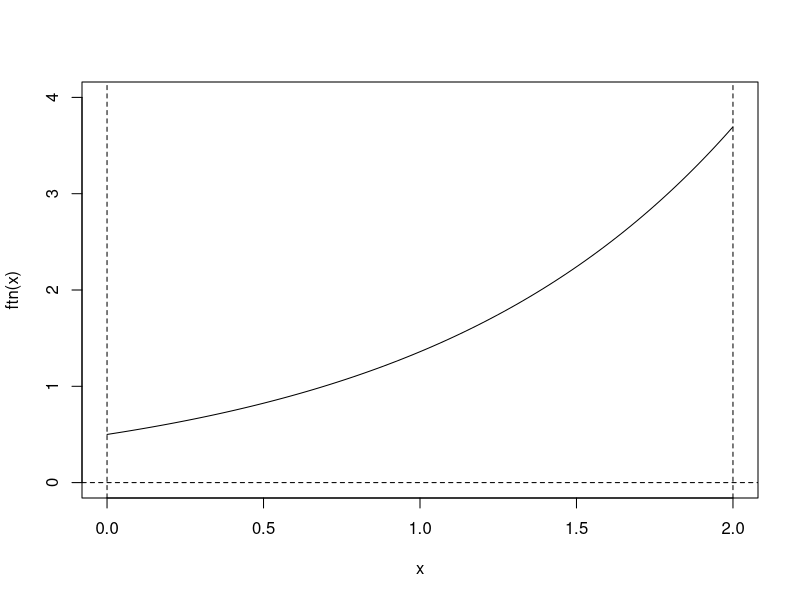
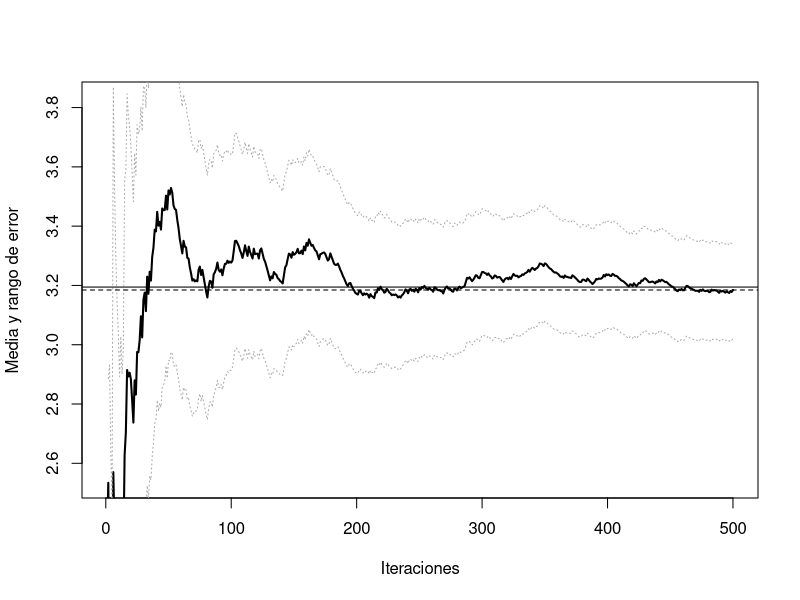
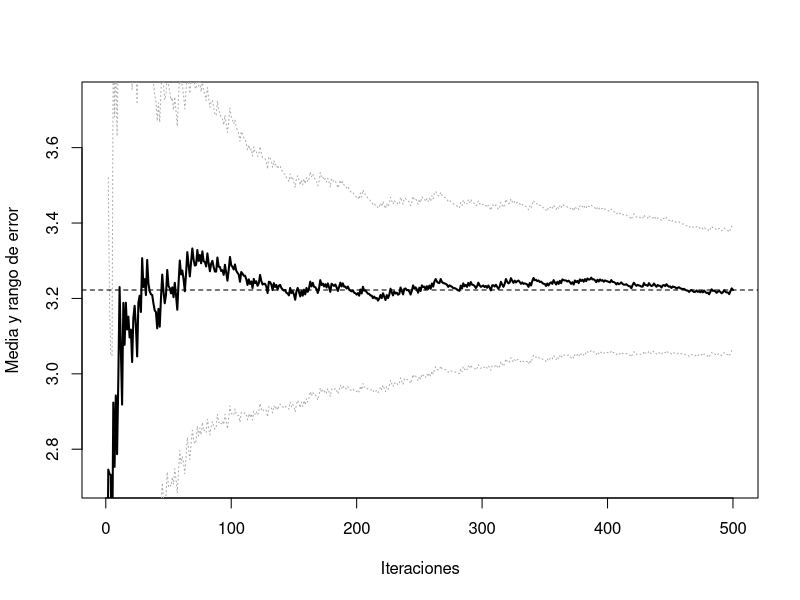
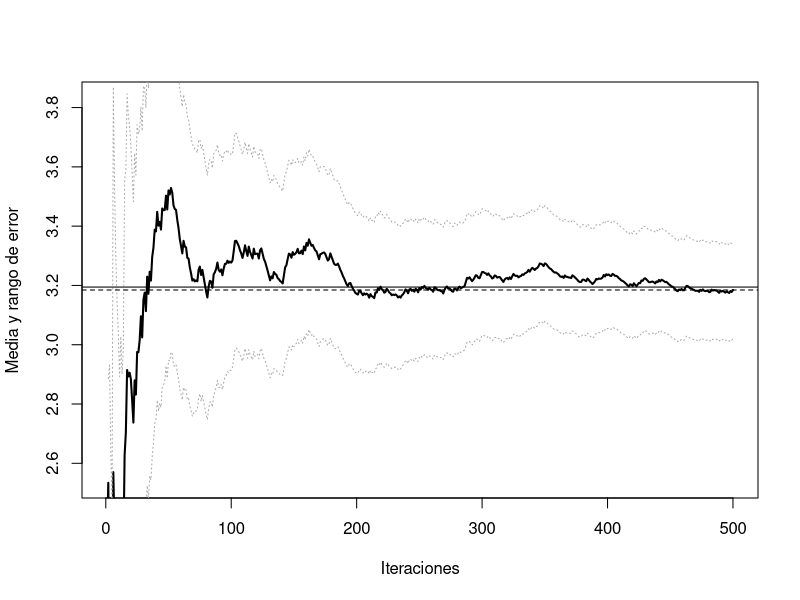
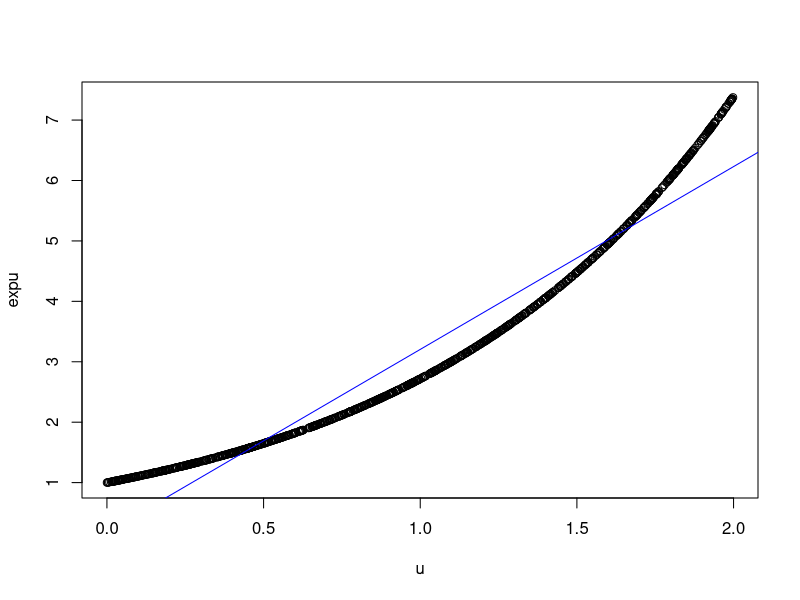

Reproduce these figures in R, in order.
## ---- chunk 1

## ---- chunk 2
a <- 0; b <- 2
ftn <- function(x) return(exp(x)/(b-a))
curve(ftn, a, b, ylim=c(0,4))
abline(h=0,lty=2)
abline(v=c(a,b),lty=2)
## ---- chunk 3
teor <- (exp(b)-exp(a))/(b-a)
teor
## ---- chunk 4
mc.integral <- function(fun, a, b, n, plot = TRUE) {
  fx <- sapply(runif(n, a, b), fun) * (b - a)
  if (plot) {
    cumn <- 1:n
    estint <- cumsum(fx)/cumn
    esterr <- sqrt((cumsum(fx^2)/cumn - estint^2)/(cumn-1)) # Errores estándar
    plot(estint, ylab = "Media y rango de error", type = "l", lwd = 2, ylim = mean(fx) + 
           c(-1, 1) * max(esterr[-1]), xlab = "Iteraciones")
    lines(estint + 2 * esterr, col = "darkgray", lty = 3)
    lines(estint - 2 * esterr, col = "darkgray", lty = 3)
    valor <- estint[n]
    abline(h = valor, lty = 2)
    return(list(valor = valor, error = 2 * esterr[n]))
  } else return(list(valor = mean(fx), error = 2 * sd(fx)/sqrt(n)))
} 

set.seed(54321)
res <- mc.integral(ftn, a, b, 500)
abline(h = teor)
res
## ---- chunk 5
mc.integrala <- function(ftn, a, b, n, plot = TRUE) {
  # n es el nº de evaluaciones de la función objetivo (para facilitar comparaciones, solo se genera la mitad)
  x <- runif(n%/%2, a, b)
  # La siguiente línea solo para representar alternando
  x <- as.numeric(matrix(c(x,a+b-x),nrow=2,byrow=TRUE))
  # bastaría con emplear p.e. c(x,a+b-x)
  fx <- sapply(x, ftn)*(b-a)
  if (plot) {
    cumn <- 1:n
    estint <- cumsum(fx)/cumn
    esterr <- sqrt((cumsum(fx^2)/cumn - estint^2)/(cumn-1)) # Errores estándar
    plot(estint, ylab = "Media y rango de error", type = "l", lwd = 2, ylim = mean(fx) + 
           c(-1, 1) * max(esterr[-1]), xlab = "Iteraciones")
    lines(estint + 2 * esterr, col = "darkgray", lty = 3)
    lines(estint - 2 * esterr, col = "darkgray", lty = 3)
    valor <- estint[n]
    abline(h = valor, lty = 2)
    return(list(valor=estint[n],error=2*esterr[n]))
  } else return(list(valor=mean(fx),error=2*sd(fx)/sqrt(n)))
}

set.seed(54321)
res <- mc.integrala(ftn, a, b, 500)
res
## ---- chunk 6
100*(0.1619886-0.1641059)/0.1619886
## ---- chunk 7
mc.integrala2 <- function(ftn, a, b, n, plot = TRUE,...) {
  # n es el nº de evaluaciones de la función objetivo (para facilitar comparaciones, solo se genera la mitad)
  x <- runif(n%/%2, a, b)
  # La siguiente línea solo para representar alternando
  x <- matrix(c(x,a+b-x),nrow=2,byrow=TRUE)
  # bastaría con emplear p.e. c(x,a+b-x)
  fx <- apply(x, 1,  ftn)*(b-a)
  corr <- cor(fx[,1], fx[,2])
  fx <- as.numeric(fx)
  return(list(valor=mean(fx), error=2*sd(fx)/sqrt(n)*sqrt(1+corr)))
}

set.seed(54321)
res <- mc.integrala2(ftn, a, b, 500)
res
## ---- chunk 8
100*(0.1619886-0.05700069)/0.1619886
## ---- chunk 9
mc.integrale <- function(ftn, a, b, n, k) {
  # Integración Monte Carlo con estratificación
  l <- n%/%k
  int <- seq(a, b, len=k+1)
  x <- runif(l*k, rep(int[-(k+1)], each=l), rep(int[-1], each=l))
  # l uniformes en cada uno de los intervalos [(j-1)/k , j/k]
  fx <- sapply(x, ftn)*(b-a)
  return(list(valor=mean(fx), error=2*sd(fx)/sqrt(n)))   # error mal calculado
}

set.seed(54321)
res <- mc.integral(ftn, a, b, 500)
abline(h = teor)
res

set.seed(54321)
mc.integrale(ftn, a, b, 500, 50)
## ---- chunk 10
set.seed(54321)
mc.integrale(ftn, a, b, 500, 100)
## ---- chunk 11
a <- 0; b <- 2
teor <- (exp(b)-exp(a))/(b-a)
teor
## ---- chunk 12
set.seed(54321)
nsim <- 1000
u <- runif(nsim, a, b)
expu <- exp(u)
mean(expu) 
## ---- chunk 13
plot(u, expu)
reg <- lm(expu ~ u)$coef
abline(reg, col='blue')
# summary(lm(expu ~ u)) # R-squared: 0.9392
reg[1]+reg[2] # Coincidirá con la solución mean(expuc)
## ---- chunk 14
expuc <- expu - reg[2]*(u-1)
mean(expuc)  
## ---- chunk 15
100*(var(expu)-var(expuc))/var(expu)
## ---- chunk 16
nsim <- 1000
lambda <- 0.5
set.seed(1)
x <- - log(runif(nsim)) / lambda
# Aprox por MC da media 
mean(x) # valor teor 1/lambda = 2
# Aprox da precisión 
var(x)  
## ---- chunk 17
# xa <-
# mean(xa) # Aprox por MC da media (valor teor 1/lambda = 2)
# var(xa)  # Aprox da precisión supoñendo independencia
# corr <- cor(x1,x2)
# var(xa)*(1 + corr) # Estimación varianza supoñendo dependencia
## ---- chunk 18
# 100*(var(x) - var(xa))/var(x)
